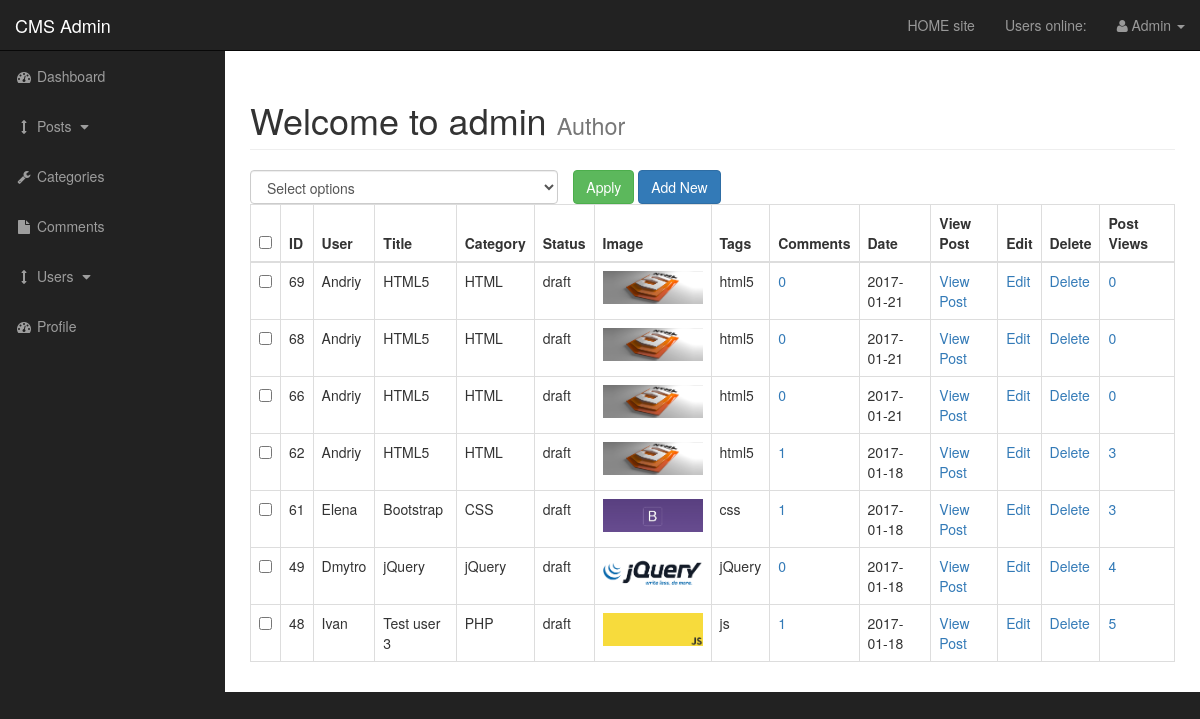
Before: /admin/posts.php (signed in) with the older database file.
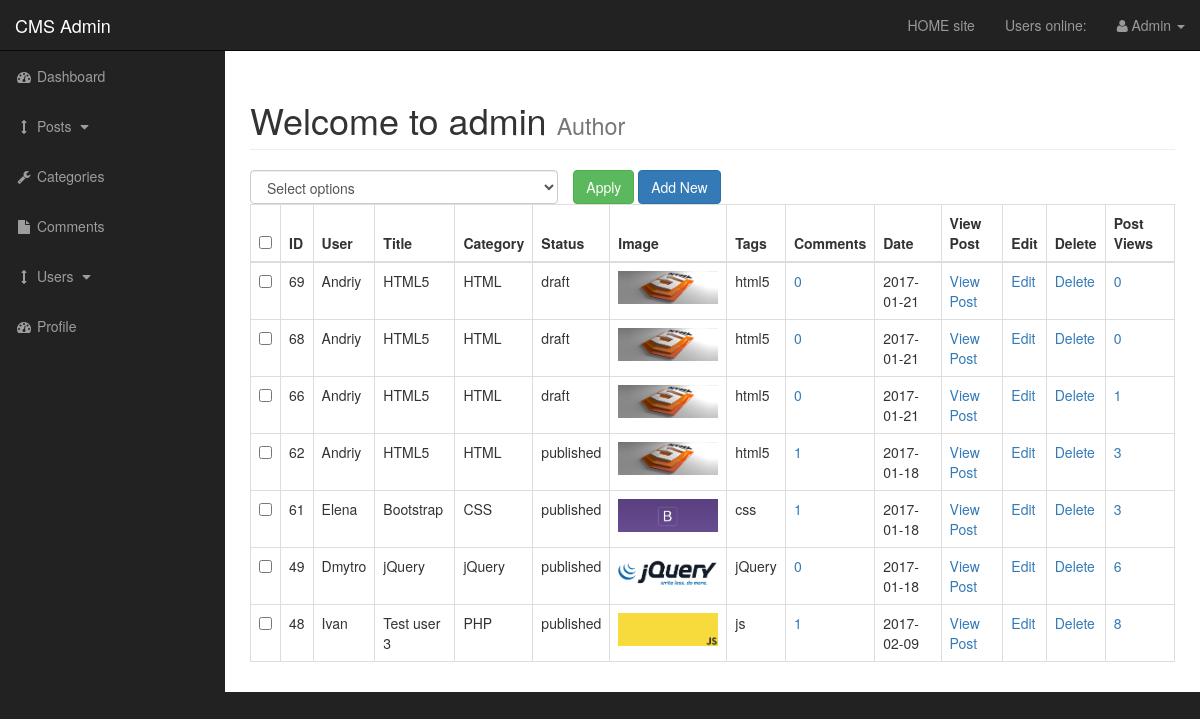
After: the same page with the newer database file.
### tables this page shows
CREATE TABLE `posts` (
  `post_id` int(3) NOT NULL,
  `post_category_id` int(3) NOT NULL,
  `post_title` varchar(255) NOT NULL,
  `post_author` varchar(255) NOT NULL,
  `post_user` varchar(255) NOT NULL,
  `post_date` date NOT NULL,
  `post_image` text NOT NULL,
  `post_content` text NOT NULL,
  `post_tags` varchar(255) NOT NULL,
  `post_comment_count` int(11) NOT NULL,
  `post_status` varchar(255) NOT NULL DEFAULT 'draft',
  `post_views_count` int(11) NOT NULL
);

CREATE TABLE `categories` (
  `cat_id` int(3) NOT NULL,
  `cat_title` varchar(255) NOT NULL
);

### admin/includes/view_all_posts.php (the view, shortened to what this page needs)
<form action="" method='post'>
    <table class="table table-bordered table-hover">
        <div id="bulkOptionContainer" class="col-xs-4">
            <select class="form-control" name="bulk_options" id="">
                <option value="">Select options</option>
            </select>
        </div>
        <div class="col-xs-4">
            <input type="submit" name="submit" class="btn btn-success" value="Apply">
            <a class="btn btn-primary" href="posts.php?source=add_post">Add New</a>
        </div>
        <thead>
            <tr>
        <th><input id="selectAllBoxes" type="checkbox"></th>
                <th>ID</th>
                <th>User</th>
                <th>Title</th>
                <th>Category</th>
                <th>Status</th>
                <th>Image</th>
                <th>Tags</th>
                <th>Comments</th>
                <th>Date</th>
                <th>View Post</th>
                <th>Edit</th>
                <th>Delete</th>
                <th>Post Views</th>
            </tr>
        </thead>
        <tbody>
    <?php
    $query = "SELECT * FROM posts ORDER BY post_id DESC ";
    $select_posts = mysqli_query($connection, $query);
    while($row = mysqli_fetch_assoc($select_posts)) {
        $post_id = $row['post_id'];
        $post_author = $row['post_author'];
        $post_user = $row['post_user'];
        $post_title = $row['post_title'];
        $post_category_id = $row['post_category_id'];
        $post_status = $row['post_status'];
        $post_image = $row['post_image'];
        $post_tags = $row['post_tags'];
        $post_date = $row['post_date'];
        $post_views_count = $row['post_views_count'];
    echo"<tr>";
    ?>
    <td><input class='checkBoxes' type='checkbox' name='checkBoxArray[]' value='<?php echo $post_id; ?>'></td>
    <?php
        echo"<td>{$post_id}</td>";
        if(!empty($post_author)) {
            echo"<td>{$post_author}</td>";
        } elseif(!empty($post_user)) {
            echo"<td>{$post_user}</td>";
        }
        echo"<td>{$post_title}</td>";
        $query = "SELECT * FROM categories WHERE cat_id = {$post_category_id} ";
        $select_categories_id = mysqli_query($connection, $query);
        while($row = mysqli_fetch_assoc($select_categories_id)) {
        $cat_title = $row['cat_title'];
        echo"<td>{$cat_title}</td>";
        }
        echo"<td>{$post_status}</td>";
        echo"<td><img width='100' src='../images/{$post_image}' alt='image'></td>";
        echo"<td>{$post_tags}</td>";
        $query = "SELECT * FROM comments WHERE comment_post_id = $post_id";
        $send_comment_query = mysqli_query($connection, $query);
        $count_comments = mysqli_num_rows($send_comment_query);
        echo"<td><a href='post_comments.php?id=$post_id'>$count_comments</a></td>";
        echo"<td>{$post_date}</td>";
        echo"<td><a href='../post.php?p_id={$post_id}'>View Post</a></td>";
        echo"<td><a href='posts.php?source=edit_post&p_id={$post_id}'>Edit</a></td>";
        echo"<td><a rel='$post_id' href='javadcript:void(0)' class='delete_link'>Delete</a></td>";
        echo"<td><a href='posts.php?reset={$post_id}'>{$post_views_count}</a></td>";
    echo"</tr>";
}
?>
        </tbody>
    </table>
</form>

### admin/includes/admin_header.php (shortened to what this page needs)
<!DOCTYPE html>
<html lang="en">
<head>
    <link href="css/bootstrap.min.css" rel="stylesheet" type="text/css">
    <link href="css/sb-admin.css" rel="stylesheet">
    <link href="font-awesome/css/font-awesome.min.css" rel="stylesheet" type="text/css">
    <link href="css/styles.css" rel="stylesheet">
</head>
<body>

### admin/posts.php (shortened to what this page needs)
<?php include "includes/admin_header.php" ?>
    <div id="wrapper">
<?php include "includes/admin_navigation.php" ?>
        <div id="page-wrapper">
            <div class="container-fluid">
                <div class="row">
                    <div class="col-lg-12">
                       <h1 class="page-header">
                            Welcome to admin
                            <small>Author</small>
                        </h1>
<?php
if(isset($_GET['source'])) {
    $source = $_GET['source'];
} else {
   $source = '';
}
switch($source) {
    default:
    include "includes/view_all_posts.php";
    break;
    }
?>
                </div>
            </div>
            </div>
        </div>
<?php include "includes/admin_footer.php" ?>

### admin/includes/admin_navigation.php (shortened to what this page needs)
<nav class="navbar navbar-inverse navbar-fixed-top" role="navigation">
    <div class="navbar-header">
        <a class="navbar-brand" href="index.php">CMS Admin</a>
    </div>
    <ul class="nav navbar-right top-nav">
        <li><a href="../index.php">HOME site</a></li>
        <li><a href="">Users online: <span class="usersonline"></span></a></li>
        <li class="dropdown">
            <a href="#" class="dropdown-toggle" data-toggle="dropdown"><i class="fa fa-user"></i>
                <?php
                if(isset($_SESSION['username'])) {
                    echo $_SESSION['username'];
                }
                ?>
               <b class="caret"></b></a>
        </li>
    </ul>
    <div class="collapse navbar-collapse navbar-ex1-collapse">
        <ul class="nav navbar-nav side-nav">
            <li>
                <a href="index.php"><i class="fa fa-fw fa-dashboard"></i> Dashboard</a>
            </li>
            <li>
                <a href="javascript:;" data-toggle="collapse" data-target="#posts_dropdown"><i class="fa fa-fw fa-arrows-v"></i> Posts <i class="fa fa-fw fa-caret-down"></i></a>
            </li>
            <li>
                <a href="./categories.php"><i class="fa fa-fw fa-wrench"></i> Categories</a>
            </li>
            <li class="">
                <a href="./comments.php"><i class="fa fa-fw fa-file"></i> Comments</a>
            </li>
            <li>
                <a href="javascript:;" data-toggle="collapse" data-target="#demo"><i class="fa fa-fw fa-arrows-v"></i> Users <i class="fa fa-fw fa-caret-down"></i></a>
            </li>
            <li>
                <a href="profile.php"><i class="fa fa-fw fa-dashboard"></i> Profile</a>
            </li>
        </ul>
    </div>
</nav>

### admin/includes/admin_footer.php (shortened to what this page needs)
</div>
</body>
</html>

### admin/css/sb-admin.css (style rules this page uses)
body { margin-top: 100px; background-color: #222; }
@media (min-width:768px) { body { margin-top: 50px; } }
#wrapper { padding-left: 0; }
#page-wrapper { width: 100%; padding: 0; background-color: #fff; }
@media (min-width:768px) { #wrapper { padding-left: 225px; } }
@media (min-width:768px) { #page-wrapper { padding: 10px; } }
.top-nav { padding: 0 15px; }
.top-nav>li { display: inline-block; float: left; }
.top-nav>li>a { padding-top: 15px; padding-bottom: 15px; line-height: 20px; color: #999; }
@media (min-width:768px) { .side-nav { position: fixed; top: 51px; left: 225px; width: 225px; margin-left: -225px; border: none; border-radius: 0; overflow-y: auto; background-color: #222; } }
@media (min-width:768px) { .side-nav>li>a { width: 225px; } }
#bulkOptionContainer { padding: 0px; }

Changed rows visible on the page:
changed posts id 66: post_views_count "0" → "1"
changed posts id 62: post_status "draft" → "published"
changed posts "Elena": post_status "draft" → "published"
changed posts "Dmytro": post_status "draft" → "published"; post_views_count "4" → "6"
changed posts "Ivan": post_status "draft" → "published"; post_date "2017-01-18" → "2017-02-09"; post_views_count "5" → "8"
